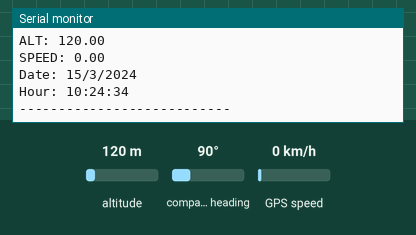
Simulated run of this sketch. Board: Arduino Uno, built with avr-gcc and run on an emulated ATmega328P. On the bench: the last lines printed to the serial monitor. The test bench sets the inputs (shaded band); at power-on: altitude 120 m, GPS speed 0 km/h, compass heading 90°. The GPS gets a fix after 3 s at 37.7749, -122.4194 with 8 satellites.

Above: at 4.8 s.
4.9 s: altitude set to 20 m
At 9.6 s:
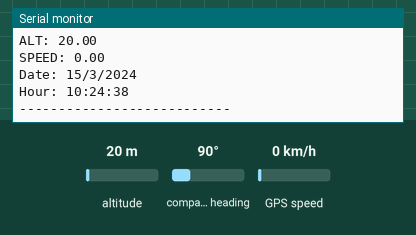
10.0 s: GPS speed set to 2 km/h
At 13.6 s:
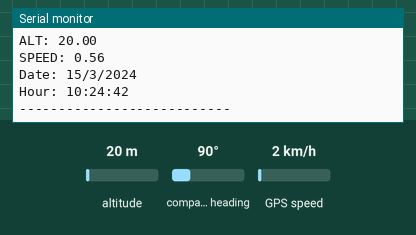
Timing chart, 0 to 15.1 s (numbered marks = the images above; inputs shaded):
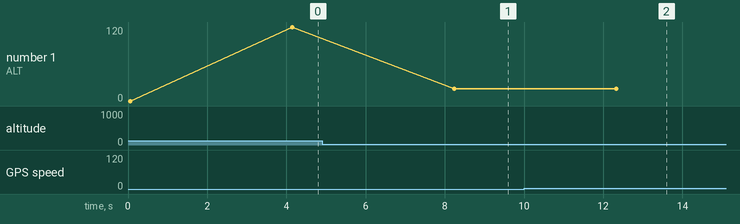

The sketch:

GPS_Module.ino
```cpp
#include <TinyGPS++.h>
#include <SoftwareSerial.h>
#define rxGPS 33
#define txGPS 32

long lat, lon;
SoftwareSerial gpsSerial(rxGPS, txGPS);
TinyGPSPlus gps;

void setup()
{
  Serial.begin(9600); // connect serial
  gpsSerial.begin(9600); // connect gps sensor
}

void loop()
{
  while (gpsSerial.available())     // check for gps data
  {
    if (gps.encode(gpsSerial.read()))   // encode gps data
    {
      Serial.print("SATS: ");
      Serial.println(gps.satellites.value());
      Serial.print("LAT: ");
      Serial.println(gps.location.lat(), 6);
      Serial.print("LONG: ");
      Serial.println(gps.location.lng(), 6);
      Serial.print("ALT: ");
      Serial.println(gps.altitude.meters());
      Serial.print("SPEED: ");
      Serial.println(gps.speed.mps());

      Serial.print("Date: ");
      Serial.print(gps.date.day()); Serial.print("/");
      Serial.print(gps.date.month()); Serial.print("/");
      Serial.println(gps.date.year());

      Serial.print("Hour: ");
      Serial.print(gps.time.hour()); Serial.print(":");
      Serial.print(gps.time.minute()); Serial.print(":");
      Serial.println(gps.time.second());
      Serial.println("---------------------------");
      delay(4000);
    }
  }
}
```

Measured:
- after the input at 4.9 s, the serial monitor: prints a new line after 3.3 s (image 1)
- after the input at 10.0 s, the serial monitor: prints a new line after 2.3 s (image 2)
- plotted number 1: 120 → 20 after the input at 4.9 s
